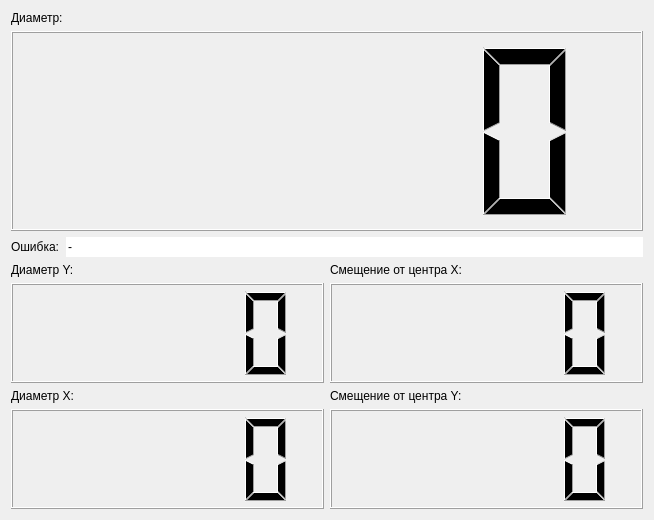
<?xml version="1.0" encoding="UTF-8"?>
<ui version="4.0">
 <class>diameterLooker</class>
 <widget class="QWidget" name="diameterLooker">
  <property name="geometry">
   <rect>
    <x>0</x>
    <y>0</y>
    <width>654</width>
    <height>520</height>
   </rect>
  </property>
  <property name="windowTitle">
   <string>Form</string>
  </property>
  <layout class="QGridLayout" name="gridLayout">
   <item row="0" column="0">
    <layout class="QVBoxLayout" name="VLayout" stretch="1,1">
     <property name="bottomMargin">
      <number>0</number>
     </property>
     <item>
      <layout class="QVBoxLayout" name="verticalLayout">
       <item>
        <widget class="QLabel" name="label">
         <property name="sizePolicy">
          <sizepolicy hsizetype="Preferred" vsizetype="Fixed">
           <horstretch>0</horstretch>
           <verstretch>0</verstretch>
          </sizepolicy>
         </property>
         <property name="text">
          <string>Диаметр:</string>
         </property>
        </widget>
       </item>
       <item>
        <widget class="QLCDNumber" name="lcdNumber">
         <property name="minimumSize">
          <size>
           <width>0</width>
           <height>50</height>
          </size>
         </property>
        </widget>
       </item>
       <item>
        <layout class="QHBoxLayout" name="horizontalLayout">
         <item>
          <widget class="QLabel" name="_4">
           <property name="sizePolicy">
            <sizepolicy hsizetype="Fixed" vsizetype="Maximum">
             <horstretch>0</horstretch>
             <verstretch>0</verstretch>
            </sizepolicy>
           </property>
           <property name="text">
            <string>Ошибка:</string>
           </property>
          </widget>
         </item>
         <item>
          <widget class="QLineEdit" name="errorLabel">
           <property name="text">
            <string>-</string>
           </property>
           <property name="frame">
            <bool>false</bool>
           </property>
           <property name="readOnly">
            <bool>true</bool>
           </property>
          </widget>
         </item>
        </layout>
       </item>
      </layout>
     </item>
     <item>
      <layout class="QHBoxLayout" name="HLayout" stretch="0,0">
       <item>
        <layout class="QVBoxLayout" name="verticalLayout_4">
         <item>
          <layout class="QVBoxLayout" name="verticalLayout_2">
           <item>
            <widget class="QLabel" name="label_3">
             <property name="sizePolicy">
              <sizepolicy hsizetype="Preferred" vsizetype="Fixed">
               <horstretch>0</horstretch>
               <verstretch>0</verstretch>
              </sizepolicy>
             </property>
             <property name="text">
              <string>Диаметр Y:</string>
             </property>
            </widget>
           </item>
           <item>
            <widget class="QLCDNumber" name="lcdNumber_3">
             <property name="minimumSize">
              <size>
               <width>0</width>
               <height>50</height>
              </size>
             </property>
            </widget>
           </item>
          </layout>
         </item>
         <item>
          <layout class="QVBoxLayout" name="verticalLayout_3">
           <item>
            <widget class="QLabel" name="label_2">
             <property name="sizePolicy">
              <sizepolicy hsizetype="Preferred" vsizetype="Fixed">
               <horstretch>0</horstretch>
               <verstretch>0</verstretch>
              </sizepolicy>
             </property>
             <property name="text">
              <string>Диаметр Х:</string>
             </property>
            </widget>
           </item>
           <item>
            <widget class="QLCDNumber" name="lcdNumber_2">
             <property name="minimumSize">
              <size>
               <width>0</width>
               <height>50</height>
              </size>
             </property>
            </widget>
           </item>
          </layout>
         </item>
        </layout>
       </item>
       <item>
        <layout class="QVBoxLayout" name="verticalLayout_5">
         <item>
          <widget class="QLabel" name="label_4">
           <property name="sizePolicy">
            <sizepolicy hsizetype="Preferred" vsizetype="Fixed">
             <horstretch>0</horstretch>
             <verstretch>0</verstretch>
            </sizepolicy>
           </property>
           <property name="text">
            <string>Смещение от центра X:</string>
           </property>
          </widget>
         </item>
         <item>
          <widget class="QLCDNumber" name="lcdNumber_4"/>
         </item>
         <item>
          <widget class="QLabel" name="label_5">
           <property name="sizePolicy">
            <sizepolicy hsizetype="Preferred" vsizetype="Fixed">
             <horstretch>0</horstretch>
             <verstretch>0</verstretch>
            </sizepolicy>
           </property>
           <property name="text">
            <string>Смещение от центра Y:</string>
           </property>
          </widget>
         </item>
         <item>
          <widget class="QLCDNumber" name="lcdNumber_5"/>
         </item>
        </layout>
       </item>
      </layout>
     </item>
    </layout>
   </item>
  </layout>
 </widget>
 <resources/>
 <connections/>
</ui>
